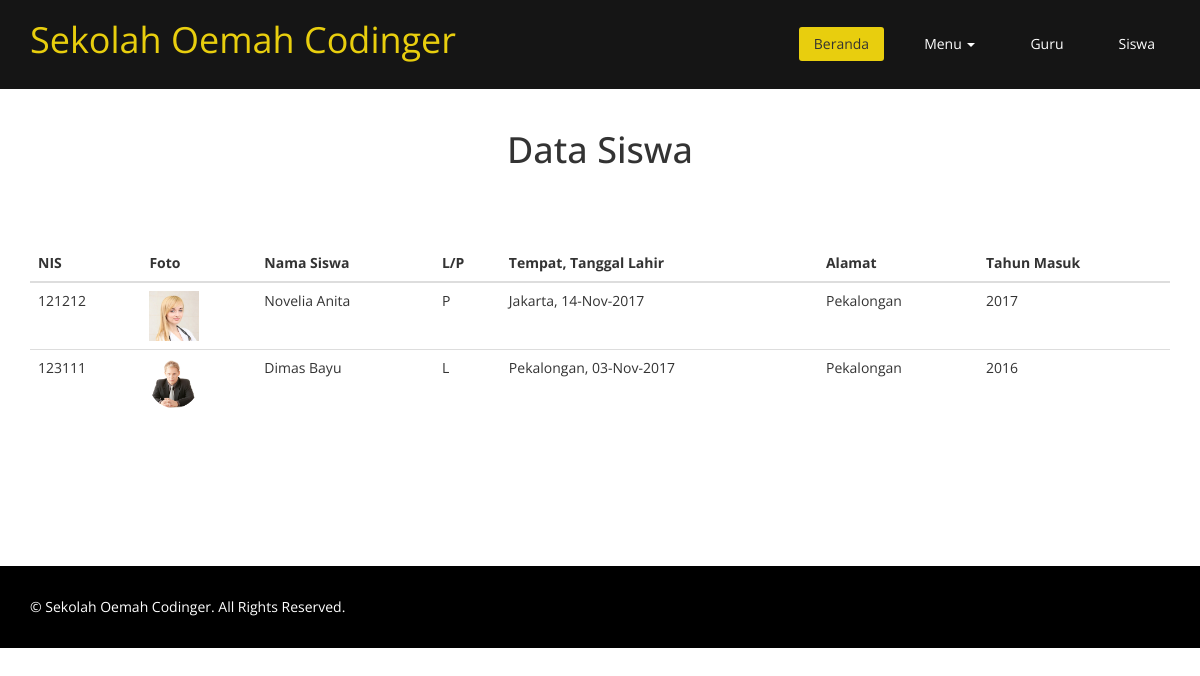
The app's page /index.php?page=siswa with its own data.
### tables this page shows
CREATE TABLE `tb_siswa` (
  `nis` varchar(10) NOT NULL,
  `foto` varchar(50) NOT NULL,
  `nama_siswa` varchar(45) NOT NULL,
  `jk` enum('L','P') NOT NULL,
  `tmp_lahir` varchar(25) NOT NULL,
  `tgl_lahir` date NOT NULL,
  `alamat` text NOT NULL,
  `tahun_masuk` int(4) NOT NULL
);

### siswa.php (the view)
<section id="about-us">
        <div class="container">
			<div class="skill-wrap clearfix">
				<div class="center wow fadeInDown">
					<h2>Data Siswa</h2>
                </div>
                <table class="table table-responsive table-hover">
                    <thead>
                        <tr>
                            <th>NIS</th>
                            <th>Foto</th>
                            <th>Nama Siswa</th>
                            <th>L/P</th>
                            <th>Tempat, Tanggal Lahir</th>
                            <th>Alamat</th>
                            <th>Tahun Masuk</th>
                        </tr>
                    </thead>
                    <tbody>
                    <?php
                        $sql = mysqli_query($koneksi, "SELECT * FROM tb_siswa");
                        while($data = mysqli_fetch_array($sql)){
                    ?>
                        <tr>
                            <td><?php echo $data['nis'] ?></td>
                            <td><img src="images/siswa/<?php echo $data['foto'] ?>" alt="<?php echo $data['foto'] ?>" width=50px height=50px></td>
                            <td><?php echo $data['nama_siswa'] ?></td>
                            <td><?php echo $data['jk'] ?></td>
                            <td><?php echo $data['tmp_lahir'].', '.date('d-M-Y', strtotime($data['tgl_lahir'])) ?></td>
                            <td><?php echo $data['alamat'] ?></td>
                            <td><?php echo $data['tahun_masuk'] ?></td>
                        </tr>
                        <?php } ?>
                    </tbody>
                </table>
			</div>
		</div>
</section>

### css/style.css (style rules this page uses)
body { background: #fff; font-family:'Open Sans', Arial, sans-serif; color:#333; line-height:1.6em; }
h1, h2, h3, h4, h5, h6 { font-weight:500; font-family:'Open Sans', Arial, sans-serif; color:#333; }
h2 { font-size: 20px; }
.center h2 { font-size: 36px; margin-top: 0; margin-bottom: 20px; }
body > section { padding: 70px 0; }
.center { text-align: center; padding-bottom: 55px; }
.skill-wrap { display: block; overflow: hidden; margin: 60px 0; }

### records on screen
tb_siswa: nis "121212", foto (picture), nama_siswa "Novelia Anita", jk "P", tmp_lahir "Jakarta", tgl_lahir "14-Nov-2017", alamat "Pekalongan", tahun_masuk "2017"
tb_siswa: nis "123111", foto (picture), nama_siswa "Dimas Bayu", jk "L", tmp_lahir "Pekalongan", tgl_lahir "03-Nov-2017", alamat "Pekalongan", tahun_masuk "2016"
